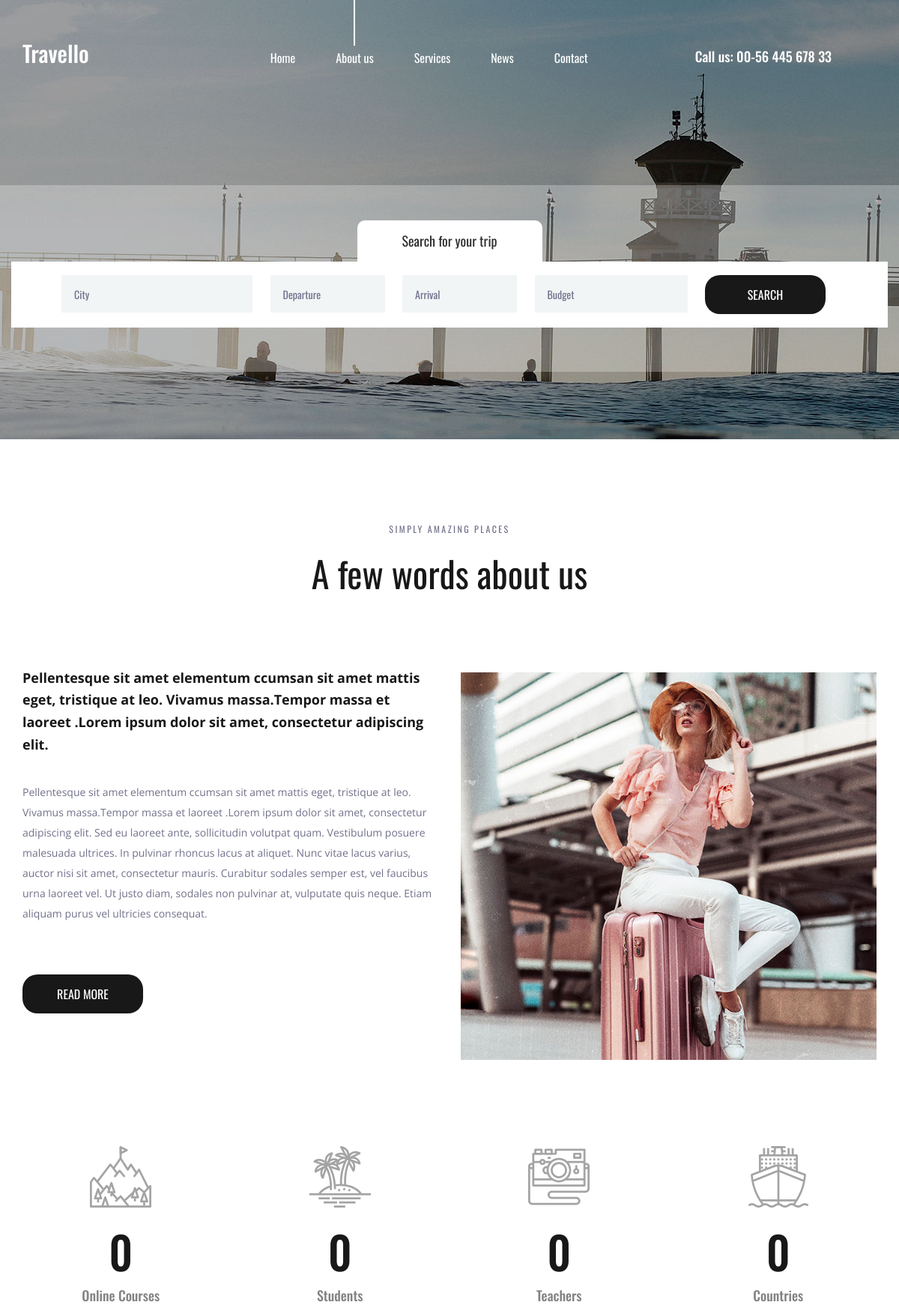
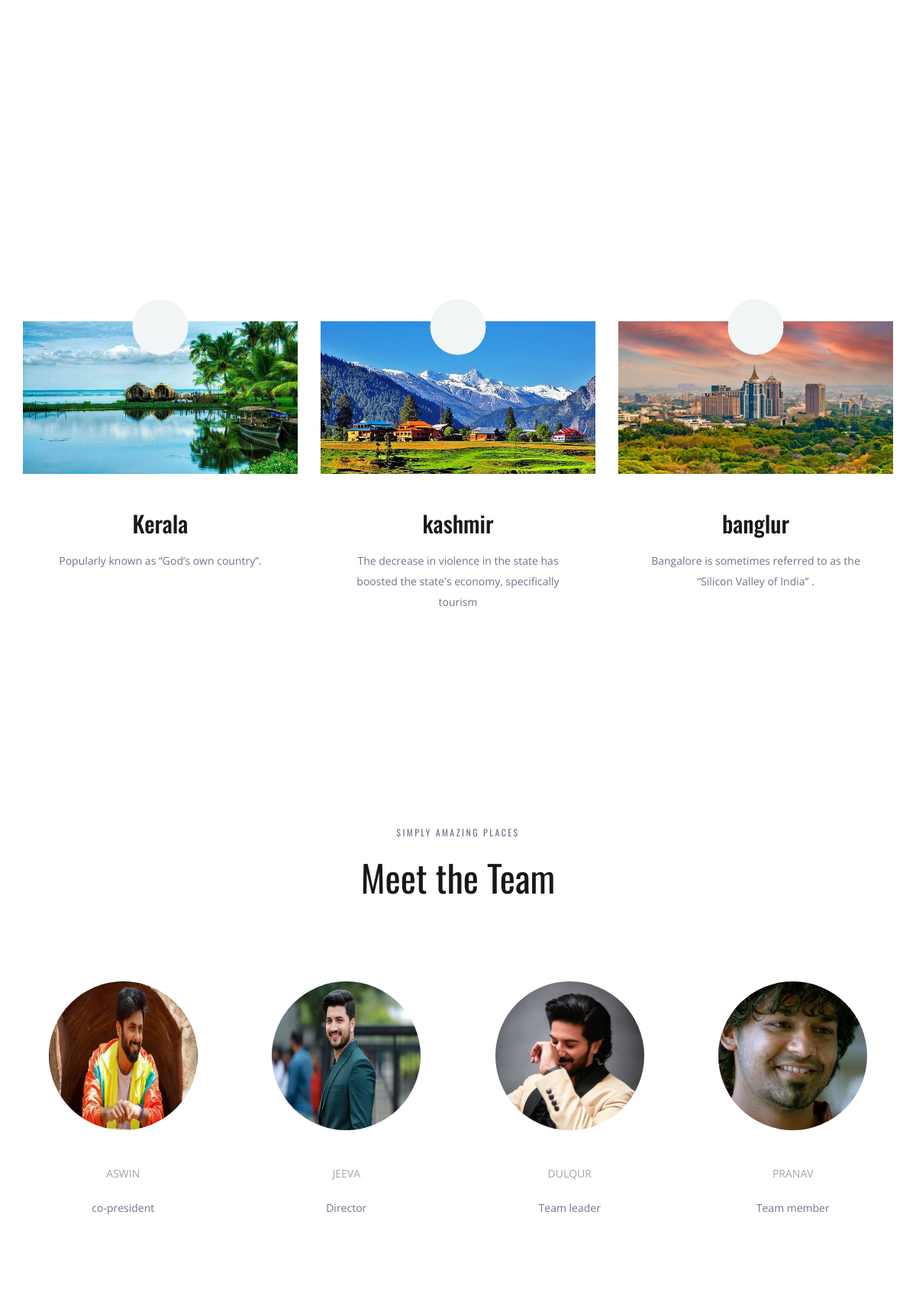
The page / (upper part) on the database its author committed (2 pictures, top to bottom).
### app2/models.py (models this page shows, shortened)
class Place(models.Model):
    name=models.CharField(max_length=20)
    desc=models.TextField()
    image=models.ImageField(upload_to="image/places",null=True,blank=True)

class Team(models.Model):
    name=models.CharField(max_length=20)
    desc=models.TextField()
    image=models.ImageField(upload_to="image/team",null=True,blank=True)

### app2/views.py (the view)
# urls.py: 2. Add a URL to urlpatterns:  path('', views.home, name='home')
def home(request):
    p=Place.objects.all()
    t=Team.objects.all()
    return render(request,'home.html',{'p':p,'t':t})

### templates/home.html (shortened to what this page needs)
{% extends 'base.html' %}
{% load static %}
{% block place %}
<div class="why">
		<div class="parallax_background parallax-window" data-parallax="scroll" data-image-src="{% static 'images/why.jpg' %}" data-speed="0.8"></div>
		<div class="container">
			<div class="row">
				<div class="col text-center">
					<div class="section_subtitle">simply amazing places</div>
					<div class="section_title"><h2>Why choose us?</h2></div>
				</div>
			</div>
			<div class="row why_row">
{% for i in p %}
				<div class="col-lg-4 why_col">
					<div class="why_item">
						<div class="why_image">
							<img src="{{i.image.url}}" height="200px" width="100%" alt="">
							<div class="why_icon d-flex flex-column align-items-center justify-content-center">
							</div>
						</div>
						<div class="why_content text-center">
							<div class="why_title">{{i.name}}</div>
							<div class="why_text">
								<p>{{i.desc}}</p>
							</div>
						</div>
					</div>
				</div>
{% endfor %}
			</div>
		</div>
	</div>
{% endblock %}
{% block team %}
<div class="team">
		<div class="container">
			<div class="row">
				<div class="col text-center">
					<div class="section_subtitle">simply amazing places</div>
					<div class="section_title"><h2>Meet the Team</h2></div>
				</div>
			</div>
			<div class="row team_row">
				{% for i in t %}
				<div class="col-xl-3 col-md-6 team_col">
					<div class="team_item d-flex flex-column align-items-center justify-content-start text-center">
						<div class="team_image"><img src="{{i.image.url}}" height="200px" width="100%" alt=""></div>
						<div class="team_content">
							<div class="team_title"><a href="#"></a>{{i.name}}</div>
							<div class="team_text">
								<p>{{i.desc}}</p>
							</div>
						</div>
						</div>
				</div>
{% endfor %}
					</div>
				</div>
			</div>
{% endblock %}

### templates/base.html (shortened to what this page needs)
<!DOCTYPE html>
{% load static %}
<html lang="en">
<head>
<link rel="stylesheet" type="text/css" href="{% static 'styles/bootstrap4/bootstrap.min.css' %}">
<link href="{% static 'plugins/font-awesome-4.7.0/css/font-awesome.min.css' %}" rel="stylesheet" type="text/css">
<link rel="stylesheet" type="text/css" href="{% static 'plugins/OwlCarousel2-2.2.1/owl.carousel.css' %}">
<link rel="stylesheet" type="text/css" href="{% static 'plugins/OwlCarousel2-2.2.1/owl.theme.default.css' %}">
<link rel="stylesheet" type="text/css" href="{% static 'plugins/OwlCarousel2-2.2.1/animate.css' %}">
<link rel="stylesheet" type="text/css" href="{% static 'styles/about.css' %}">
<link rel="stylesheet" type="text/css" href="{% static 'styles/about_responsive.css' %}">
</head>
<body>
<div class="super_container">
	<header class="header">
		<div class="container">
			<div class="row">
				<div class="col">
					<div class="header_content d-flex flex-row align-items-center justify-content-start">
						<div class="header_content_inner d-flex flex-row align-items-end justify-content-start">
							<div class="logo"><a href="index.html">Travello</a></div>
							<nav class="main_nav">
								<ul class="d-flex flex-row align-items-start justify-content-start">
									<li><a href="index.html">Home</a></li>
									<li class="active"><a href="about.html">About us</a></li>
									<li><a href="#">Services</a></li>
									<li><a href="news.html">News</a></li>
									<li><a href="contact.html">Contact</a></li>
								</ul>
							</nav>
							<div class="header_phone ml-auto">Call us: 00-56 445 678 33</div>
						</div>
					</div>
				</div>
			</div>
		</div>
	</header>
	<div class="home">
		<div class="background_image" style="background-image:url('{%static "images/about.jpg" %}')"></div>
	</div>
	<div class="home_search">
		<div class="container">
			<div class="row">
				<div class="col">
					<div class="home_search_container">
						<div class="home_search_title">Search for your trip</div>
						<div class="home_search_content">
							<form action="#" class="home_search_form" id="home_search_form">
								<div class="d-flex flex-lg-row flex-column align-items-start justify-content-lg-between justify-content-start">
									<input type="text" class="search_input search_input_1" placeholder="City" required="required">
									<input type="text" class="search_input search_input_2" placeholder="Departure" required="required">
									<input type="text" class="search_input search_input_3" placeholder="Arrival" required="required">
									<input type="text" class="search_input search_input_4" placeholder="Budget" required="required">
									<button class="home_search_button">search</button>
								</div>
							</form>
						</div>
					</div>
				</div>
			</div>
		</div>
	</div>
	<div class="about">
		<div class="container">
			<div class="row">
				<div class="col text-center">
					<div class="section_subtitle">simply amazing places</div>
					<div class="section_title"><h2>A few words about us</h2></div>
				</div>
			</div>
			<div class="row about_row">
				<div class="col-lg-6">
					<div class="about_content">
						<div class="text_highlight">Pellentesque sit amet elementum ccumsan sit amet mattis eget, tristique at leo. Vivamus massa.Tempor massa et laoreet .Lorem ipsum dolor sit amet, consectetur adipiscing elit.</div>
						<div class="about_text">
							<p>Pellentesque sit amet elementum ccumsan sit amet mattis eget, tristique at leo. Vivamus massa.Tempor massa et laoreet .Lorem ipsum dolor sit amet, consectetur adipiscing elit. Sed eu laoreet ante, sollicitudin volutpat quam. Vestibulum posuere malesuada ultrices. In pulvinar rhoncus lacus at aliquet. Nunc vitae lacus varius, auctor nisi sit amet, consectetur mauris. Curabitur sodales semper est, vel faucibus urna laoreet vel. Ut justo diam, sodales non pulvinar at, vulputate quis neque. Etiam aliquam purus vel ultricies consequat.</p>
						</div>
						<div class="button about_button"><a href="#">read more</a></div>
					</div>
				</div>
				<div class="col-lg-6">
					<div class="about_image"><img src="{% static 'images/about_1.jpg' %}" alt=""></div>
				</div>
			</div>
		</div>
	</div>
	<div class="milestones">
		<div class="container">
			<div class="row">
				<div class="col-lg-3 milestone_col">
					<div class="milestone text-center">
						<div class="milestone_icon"><img src="images/mountain.svg" alt=""></div>
						<div class="milestone_counter" data-end-value="17">0</div>
						<div class="milestone_text">Online Courses</div>
					</div>
				</div>
				<div class="col-lg-3 milestone_col">
					<div class="milestone text-center">
						<div class="milestone_icon"><img src="{% static 'images/island.svg' %}" alt=""></div>
						<div class="milestone_counter" data-end-value="213">0</div>
						<div class="milestone_text">Students</div>
					</div>
				</div>
				<div class="col-lg-3 milestone_col">
					<div class="milestone text-center">
						<div class="milestone_icon"><img src="{% static 'images/camera.svg' %}" alt=""></div>
						<div class="milestone_counter" data-end-value="11923">0</div>
						<div class="milestone_text">Teachers</div>
					</div>
				</div>
				<div class="col-lg-3 milestone_col">
					<div class="milestone text-center">
						<div class="milestone_icon"><img src="{% static 'images/boat.svg' %}" alt=""></div>
						<div class="milestone_counter" data-end-value="15">0</div>
						<div class="milestone_text">Countries</div>
					</div>
				</div>
			</div>
		</div>
	</div>
{% block place %}{% endblock %}
{% block team %}{% endblock %}
</div>
</body>
</html>

### rows shown on the page
Place: image (picture), name "Kerala", desc "Popularly known as “God’s own country”."
Place: image (picture), name "kashmir", desc "The decrease in violence in the state has boosted the state's economy, specifically tourism"
Place: image (picture), name "banglur", desc "Bangalore is sometimes referred to as the “Silicon Valley of India” ."
Team: image (picture), name "ASWIN", desc "co-president"
Team: image (picture), name "JEEVA", desc "Director"
Team: image (picture), name "DULQUR", desc "Team leader"
Team: image (picture), name "PRANAV", desc "Team member"
